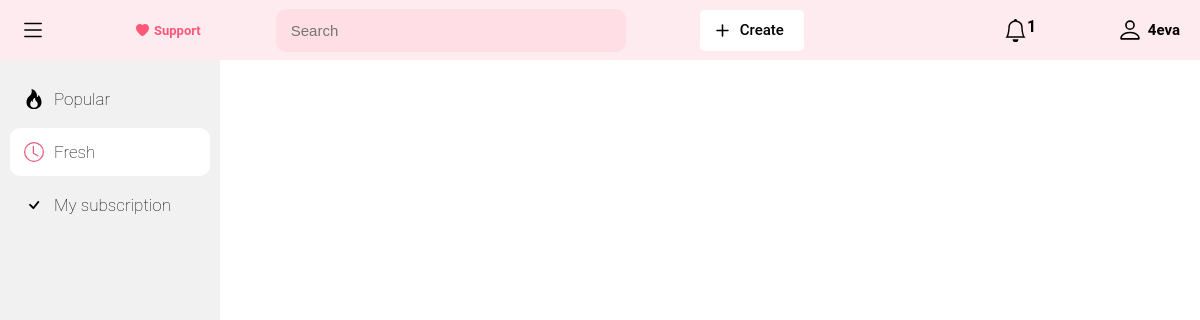
Page /fresh_posts (signed in) on the earlier database version.
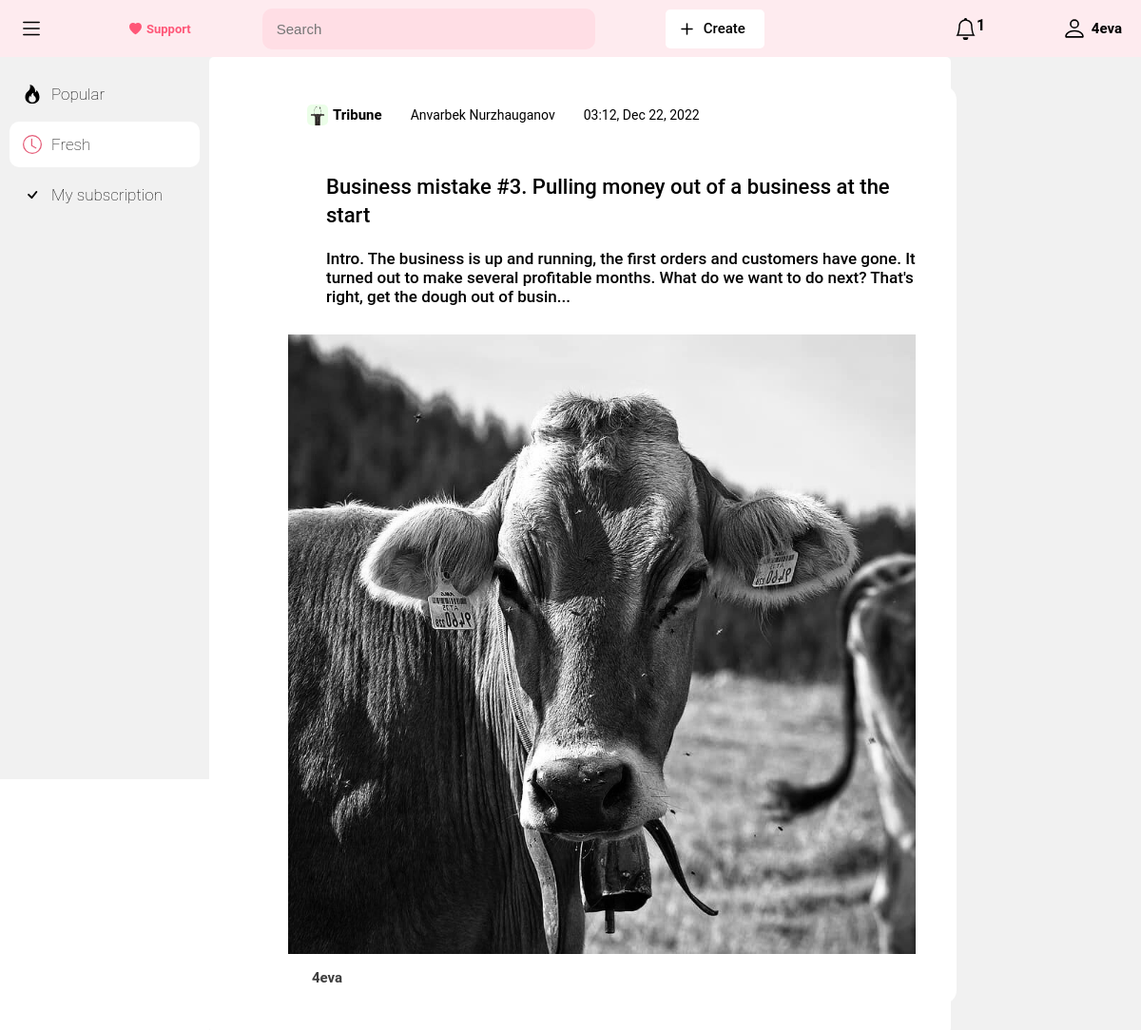
Same page on the later database version.
### post/models.py (models this page shows, shortened)
class Post(models.Model):
    author = models.ForeignKey(CustomUser, on_delete=models.CASCADE)
    post_image = models.ImageField('Post image', blank=True, null=True, upload_to='post_images/')
    title = models.CharField('Post title', max_length=255)
    description = models.TextField('Post description')
    category = models.ForeignKey(CategoryPost, verbose_name='Post category', on_delete=models.CASCADE)
    date_created = models.DateTimeField('Post date created', auto_now_add=True)
    like_post = models.ManyToManyField(CustomUser, verbose_name='Do you like this post?', blank=True, null=True, related_name='like_post')
    view_post = models.ManyToManyField(CustomUser, verbose_name='You viewed this post', blank=True, null=True, related_name='view_post')
    subscribe_author = models.ManyToManyField(CustomUser, verbose_name='Do you subscribe for author this post?', blank=True, null=True, related_name='subscribe_author')
    class Meta:
        verbose_name = 'Post'
        verbose_name_plural = 'Posts'
        db_table = 'post'

class CategoryPost(models.Model):
    category_image = models.ImageField('Category image', blank=True, null=True, upload_to='category_images/')
    title = models.CharField('Category title', max_length=255)
    description = models.TextField('Category description')
    class Meta:
        verbose_name = 'Category'
        verbose_name_plural = 'Categories'
        db_table = 'category_post'

### account/models.py (models this page shows, shortened)
class CustomUser(AbstractUser):
    GENDER_CHOICE = (
        ('Male', 'Male'),
        ('Female', 'Female')
    )
    age = models.PositiveSmallIntegerField('Age', default=1)
    gender = models.CharField('Gender', choices=GENDER_CHOICE, max_length=255)
    phone_number = models.CharField('Phone number', max_length=255)
    class Meta:
        verbose_name = 'User'
        verbose_name_plural = 'Users'
        db_table = 'user'

### main/views.py (the view)
# urls.py: path('fresh_posts', views.FreshPosts, name='fresh_posts'),
def FreshPosts(request):
    current_date = datetime.datetime.today()
    ago_date = current_date - timedelta(days=7)
    posts = Post.objects.all().filter(date_created__gte=ago_date)
    context = {
        'posts': posts
    }
    return render(request, 'post/fresh_posts.html', context)

### main/context_processors.py (called while the page is built)
def message_processor(request):
    url_name = resolve(request.path_info).url_name
    if url_name == 'home' or url_name == 'popular_posts':
        num = 1
    elif url_name == 'fresh_posts':
        num = 2
    elif url_name == 'my_subscription':
        num = 3
    else:
        num = 0
    return {
        'page': num
    }

### post/templates/post/fresh_posts.html (shortened to what this page needs)
{% extends 'main/base.html' %}
{% block content %}
    <div class="section_post_container">
        {% for post in posts %}
            <div class="section_get_post_container">
                <div class="post_container_header_block">
                    <div class="post_header_main_info">
                        <a href="{% url 'detail_category_post' post.category.id %}" class="post_header_category_block">
                            <div class="post_category_image" style="background-image: url('{{ post.category.category_image.url }}')"></div>
                            <span>{{ post.category.title }}</span>
                        </a>
                        <a href="" class="post_header_author_block">
                            <span>{{ post.author.first_name }} {{ post.author.last_name }}</span>
                        </a>
                        <div class="post_header_time_duration_block">
                            <span>{{ post.date_created|date:"h:m, M d, Y" }}</span>
                        </div>
                    </div>
                </div>
                <div class="post_container_text_block">
                    <h1><a href="{% url 'detail_post' post.id %}">{{ post.title }}</a></h1>
                    <p>{{ post.description|slice:"200" }}{% if post.description|length > 200 %}...{% endif %}</p>
                </div>
                <div class="post_container_post_image_block">
                    <a href="{% url 'detail_post' post.id %}"><img src="{{ post.post_image.url }}" alt="{{ post.category.category_image.title }}"></a>
                </div>
                <div class="post_container_footer_block">
                    <div class="post_footer_comment">
                        <span>{{ post.author.username }}</span>
                    </div>
                </div>
            </div>
        {% endfor %}
    </div>
{% endblock %}

Differences in the rows shown:
added Post: category.category_image (picture), category "Tribune", author.first_name "Anvarbek", author.last_name "Nurzhauganov", date_created "03:12, Dec 22, 2022", title "Business mistake #3. Pulling money out of a business at the start", description "Intro. The business is up and running, the first orders and customers have gone. It turned out to make several profitable months. What do we want to do next? That's right, get the dough out of busin", post_image (picture), author.username "4eva"
